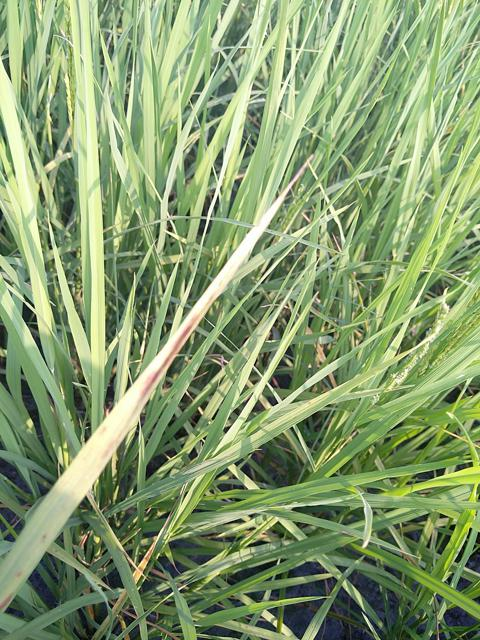
#> input picture Rice-leaf/rice_test_10_images_per_class_100_images/bacterial_leaf_blight/101394.jpg, 480 x 640 px
$ python -i rice_quality_gate.py   (imports and definitions only)
#> lines starting #> are read from the running program, lines starting #| are printed output that depends on the picture; after the words box and inside, x2 and y2 are one past the last pixel; in counts of white or black regions, pixels touching at a corner belong together
#> further down, picture is the input picture: PIL image 480x640 RGB; mean R, G, B 134.1, 156.1, 110.8
"""Fail-closed OOD gate for LiSA. Calibrated parameters are trained separately.

An obvious-graphic rule rejects some synthetic non-plant pictures (e.g. red
logos on white backgrounds). It is NOT a general leaf detector. Without a
validated binary gate the status stays 'unverified', never 'accept'.
"""
from __future__ import annotations

from dataclasses import dataclass
import json
from pathlib import Path

import numpy as np
from PIL import Image, ImageOps

ROOT = Path(__file__).resolve().parents[1]
GATE_PATH = ROOT / "models" / "rice_gate.json"


@dataclass(frozen=True)
class GateDecision:
    status: str  # accept | reject | unverified
    reason: str
    score: float | None = None


def rice_gate_features(image: Image.Image) -> np.ndarray:
    """Deterministic, low-cost color/texture features for optional calibrated gate."""
    rgb = ImageOps.exif_transpose(image).convert("RGB").resize((128, 128), Image.Resampling.BILINEAR)
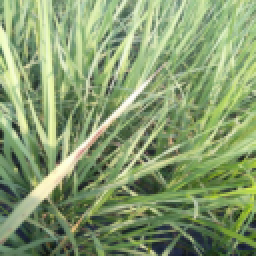
#> rgb: PIL image 128x128 RGB (shown 2 times larger); mean R, G, B 134.1, 156.1, 110.8
    a = np.asarray(rgb, dtype=np.float32) / 255.0
    flat = a.reshape(-1, 3)
    h = np.asarray(rgb.convert("HSV"), dtype=np.float32) / 255.0
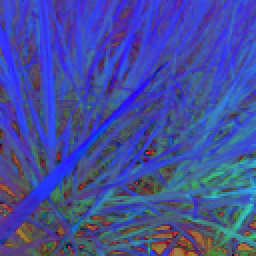
#> h: shape (128, 128, 3) float32 (shown 2 times larger); mean R, G, B 0.261, 0.302, 0.614
    r, g, b = a[..., 0], a[..., 1], a[..., 2]
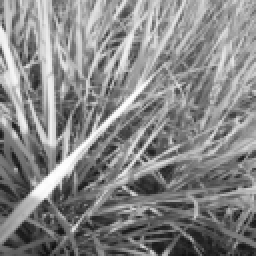
#> r: shape (128, 128) float32 (shown 2 times larger); min 0.0588, max 0.996, mean 0.526
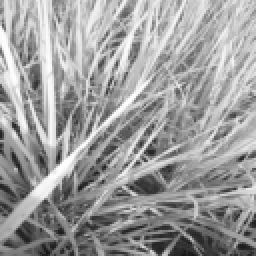
#> g: shape (128, 128) float32 (shown 2 times larger); min 0.0902, max 1, mean 0.612
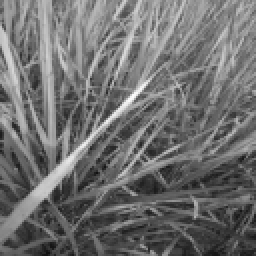
#> b: shape (128, 128) float32 (shown 2 times larger); min 0.0627, max 0.984, mean 0.435
    white = np.all(a > .90, axis=2)
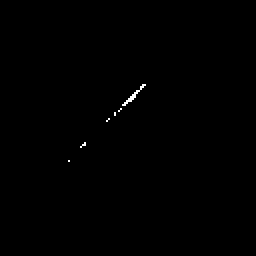
#> white: shape (128, 128) bool (shown 2 times larger); 0.21% white in thin lines or dots, all inside (x1, y1, x2, y2) = (34, 42, 73, 81)
    red = (r > 1.35 * g) & (r > 1.35 * b) & (r > .24)
#> red: shape (128, 128) bool; 0.01% white in thin lines or dots, all inside (x1, y1, x2, y2) = (49, 66, 50, 67)
    green = (g > 1.12 * r) & (g > 1.08 * b) & (g > .19)
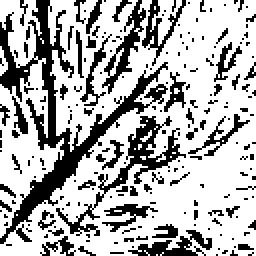
#> green: shape (128, 128) bool (shown 2 times larger); 69.3% white; 205 black regions (181 under 20 px), largest, box (x1, y1, x2, y2) and area: (0, 0, 84, 122) 1793, (28, 58, 93, 118) 592, (51, 0, 73, 47) 271
    grad = np.abs(np.diff(a.mean(axis=2), axis=0)).mean()
#> grad = 0.067
    grad2 = np.abs(np.diff(a.mean(axis=2), axis=1)).mean()
#> grad2 = 0.0793
    features = list(flat.mean(axis=0)) + list(flat.std(axis=0))
#> features = [0.526, 0.612, 0.435, 0.197, 0.194, 0.16]
    features += list(np.percentile(flat, [10, 50, 90], axis=0).ravel())
#> features = [0.526, 0.612, 0.435, 0.197, 0.194, 0.16, 0.263, 0.341, 0.227, 0.525, 0.627, 0.427, 0.788, 0.859, 0.647]
    features += [white.mean(), red.mean(), green.mean(), (a.mean(axis=2) < .11).mean(),
                 float(grad), float(grad2), float(h[..., 1].mean()),
                 float(h[..., 1].std())]
#> features = [0.526, 0.612, 0.435, 0.197, 0.194, 0.16, 0.263, 0.341, 0.227, 0.525, 0.627, 0.427, 0.788, 0.859, 0.647, 0.00214, 6.1e-05, 0.693, 0.000854, 0.067, 0.0793, 0.302, 0.099]
    for c in range(3):
        features.extend(np.histogram(flat[:, c], bins=8, range=(0., 1.), density=False)[0] / flat.shape[0])
#> after the loop, features = 47 values, max 0.859 at index 13, min 6.1e-05 at index 16, mean 0.236
    return np.asarray(features, dtype=np.float64)


def check_rice_image(image: Image.Image, gate_path: Path = GATE_PATH) -> GateDecision:
    f = rice_gate_features(image)
    # Obvious logo/graphic heuristic: reject, not an ID/OOD acceptance rule.
    white_fraction, red_fraction, green_fraction = f[15:18]
    if white_fraction > 0.58 and red_fraction > 0.012 and green_fraction < 0.03:
        return GateDecision("reject", "Hình có đặc trưng đồ họa/logo trên nền trắng.")
    if not gate_path.is_file():
        return GateDecision("unverified", "Chưa có rice_gate.json được hiệu chỉnh.")
    try:
        data = json.loads(gate_path.read_text(encoding="utf-8"))
        if data.get("schema_version") != 1 or data.get("feature_version") != 1:
            raise ValueError("Unsupported gate schema")
        center = np.asarray(data["mean"], dtype=np.float64)
        std = np.asarray(data["std"], dtype=np.float64)
        coef = np.asarray(data["coef"], dtype=np.float64)
        if f.shape != center.shape or f.shape != std.shape or f.shape != coef.shape:
            raise ValueError("Feature size mismatch")
        if np.any(std <= 0) or not np.all(np.isfinite(coef)):
            raise ValueError("Invalid gate calibration")
        z = np.clip(float(np.dot((f - center) / std, coef) + data["intercept"]), -60, 60)
        score = float(1.0 / (1.0 + np.exp(-z)))
        threshold = float(data["threshold"])
        if not (0.0 < threshold < 1.0):
            raise ValueError("Invalid threshold")
        if score < threshold:
            return GateDecision("reject", "Bộ kiểm tra nhận thấy ảnh không đủ giống ảnh lá lúa.", score)
        return GateDecision("accept", "Ảnh vượt qua bộ lọc lá lúa đã hiệu chỉnh.", score)
    except (OSError, ValueError, TypeError, KeyError, json.JSONDecodeError):
        return GateDecision("unverified", "Bộ lọc ảnh chưa khả dụng hoặc có cấu hình không hợp lệ.")

>>> from PIL import Image
>>> picture = Image.open('../Rice-leaf/rice_test_10_images_per_class_100_images/bacterial_leaf_blight/101394.jpg')
>>> result = rice_gate_features(picture)
#> result has the same summary as features in rice_gate_features

$ run again, on Rice-leaf/rice_test_10_images_per_class_100_images/bacterial_leaf_blight/101428.jpg
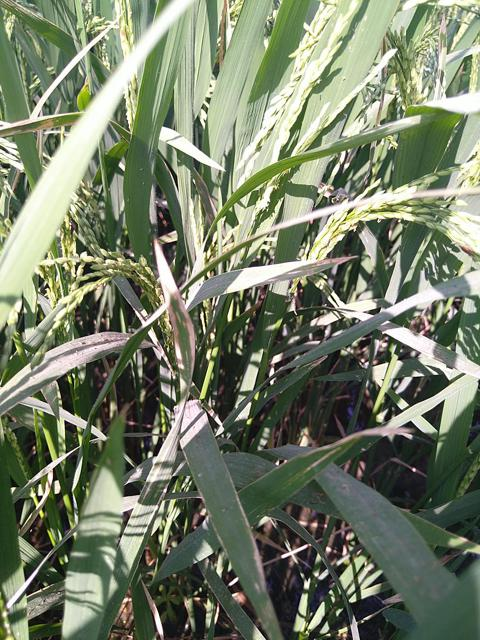
#> input picture Rice-leaf/rice_test_10_images_per_class_100_images/bacterial_leaf_blight/101428.jpg, 480 x 640 px
#> picture is the input picture: PIL image 480x640 RGB; mean R, G, B 118.7, 127.6, 105.3
#> in rice_gate_features, `white = np.all(a > .90, axis=2)`:
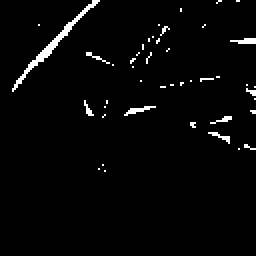
#> white: shape (128, 128) bool (shown 2 times larger); 2.5% white in thin lines or dots, all inside (x1, y1, x2, y2) = (6, 0, 128, 86)
#> red: shape (128, 128) bool; 0.11% white in thin lines or dots, all inside (x1, y1, x2, y2) = (9, 43, 93, 123)
#> in rice_gate_features, `green = (g > 1.12 * r) & (g > 1.08 * b) & (g > .19)`:
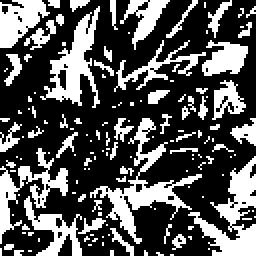
#> green: shape (128, 128) bool (shown 2 times larger); 33.3% white; 144 white regions (114 under 20 px), largest, box (x1, y1, x2, y2) and area: (45, 59, 101, 122) 705, (94, 78, 128, 128) 660, (20, 3, 50, 54) 564
#> grad = 0.085
#> grad2 = 0.0862
#> in rice_gate_features, `features = list(flat.mean(axis=0)) + list(flat.std(axis=0))`: features = [0.465, 0.5, 0.413, 0.251, 0.243, 0.231]
#> in rice_gate_features, `features += list(np.percentile(flat, [10, 50, 90], axis=0).ravel())`: features = [0.465, 0.5, 0.413, 0.251, 0.243, 0.231, 0.157, 0.192, 0.137, 0.408, 0.459, 0.361, 0.839, 0.858, 0.757]
#> in rice_gate_features, `features += [white.mean(), red.mean(), green.mean(), (a.mean(axis=2) <..`: features = [0.465, 0.5, 0.413, 0.251, 0.243, 0.231, 0.157, 0.192, 0.137, 0.408, 0.459, 0.361, 0.839, 0.858, 0.757, 0.0251, 0.0011, 0.333, 0.0242, 0.085, 0.0862, 0.215, 0.129]
#> after the loop in rice_gate_features, `for c in range(3):`: features = 47 values, max 0.858 at index 13, min 0.0011 at index 16, mean 0.216
#> result has the same summary as features in rice_gate_features

$ run again, on Rice-leaf/rice_test_10_images_per_class_100_images/bacterial_leaf_blight/102128.jpg
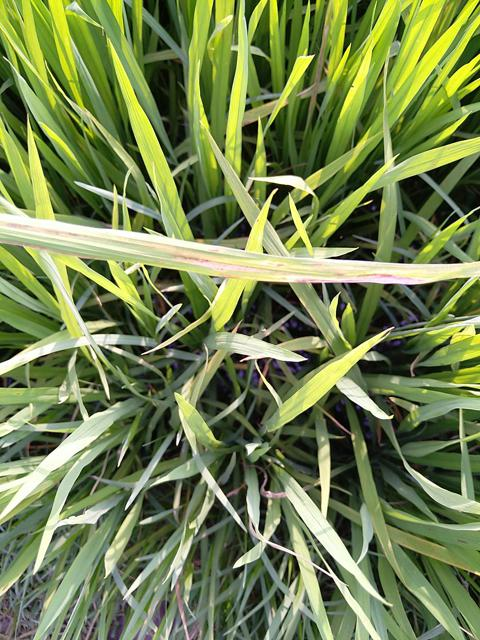
#> input picture Rice-leaf/rice_test_10_images_per_class_100_images/bacterial_leaf_blight/102128.jpg, 480 x 640 px
#> picture is the input picture: PIL image 480x640 RGB; mean R, G, B 115.7, 131.3, 79.9
#> in rice_gate_features, `white = np.all(a > .90, axis=2)`:
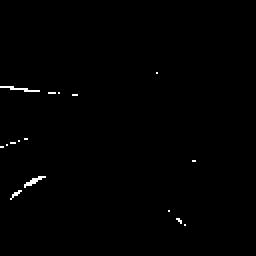
#> white: shape (128, 128) bool (shown 2 times larger); 0.51% white in thin lines or dots, all inside (x1, y1, x2, y2) = (0, 36, 98, 113)
#> red: shape (128, 128) bool; 0.04% white in thin lines or dots, all inside (x1, y1, x2, y2) = (43, 60, 91, 113)
#> in rice_gate_features, `green = (g > 1.12 * r) & (g > 1.08 * b) & (g > .19)`:
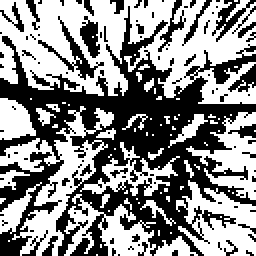
#> green: shape (128, 128) bool (shown 2 times larger); 53.9% white; 102 black regions (86 under 20 px), largest, box (x1, y1, x2, y2) and area: (0, 3, 128, 128) 6186, (19, 8, 52, 40) 185, (106, 0, 128, 21) 136
#> grad = 0.0937
#> grad2 = 0.0848
#> in rice_gate_features, `features = list(flat.mean(axis=0)) + list(flat.std(axis=0))`: features = [0.454, 0.515, 0.313, 0.243, 0.241, 0.201]
#> in rice_gate_features, `features += list(np.percentile(flat, [10, 50, 90], axis=0).ravel())`: features = [0.454, 0.515, 0.313, 0.243, 0.241, 0.201, 0.145, 0.192, 0.0902, 0.42, 0.502, 0.275, 0.82, 0.867, 0.616]
#> in rice_gate_features, `features += [white.mean(), red.mean(), green.mean(), (a.mean(axis=2) <..`: features = [0.454, 0.515, 0.313, 0.243, 0.241, 0.201, 0.145, 0.192, 0.0902, 0.42, 0.502, 0.275, 0.82, 0.867, 0.616, 0.00513, 0.000366, 0.539, 0.0565, 0.0937, 0.0848, 0.404, 0.207]
#> after the loop in rice_gate_features, `for c in range(3):`: features = 47 values, max 0.867 at index 13, min 0.000366 at index 16, mean 0.219
#> result has the same summary as features in rice_gate_features

$ run again, on Rice-leaf/rice_test_10_images_per_class_100_images/bacterial_leaf_blight/104092.jpg
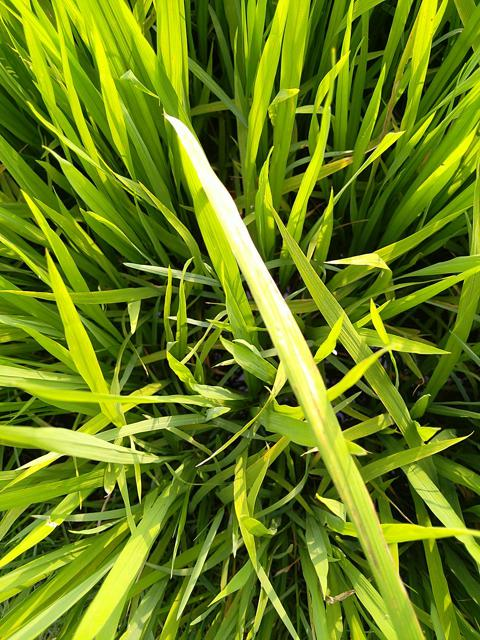
#> input picture Rice-leaf/rice_test_10_images_per_class_100_images/bacterial_leaf_blight/104092.jpg, 480 x 640 px
#> picture is the input picture: PIL image 480x640 RGB; mean R, G, B 106.4, 130.2, 26.1
#> white: shape (128, 128) bool; 0.41% white in thin lines or dots, all inside (x1, y1, x2, y2) = (46, 24, 77, 63)
#> red: shape (128, 128) bool; every value is 0
#> in rice_gate_features, `green = (g > 1.12 * r) & (g > 1.08 * b) & (g > .19)`:
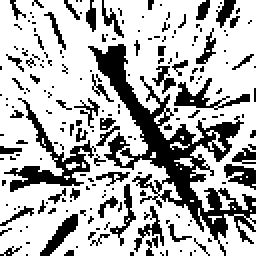
#> green: shape (128, 128) bool (shown 2 times larger); 70.3% white; 198 black regions (165 under 20 px), largest, box (x1, y1, x2, y2) and area: (44, 22, 128, 128) 2061, (2, 49, 48, 96) 487, (87, 39, 125, 55) 196
#> grad = 0.0728
#> grad2 = 0.0702
#> in rice_gate_features, `features = list(flat.mean(axis=0)) + list(flat.std(axis=0))`: features = [0.417, 0.51, 0.102, 0.248, 0.25, 0.131]
#> in rice_gate_features, `features += list(np.percentile(flat, [10, 50, 90], axis=0).ravel())`: features = [0.417, 0.51, 0.102, 0.248, 0.25, 0.131, 0.11, 0.176, 0.0196, 0.38, 0.498, 0.0549, 0.784, 0.867, 0.247]
#> in rice_gate_features, `features += [white.mean(), red.mean(), green.mean(), (a.mean(axis=2) <..`: features = [0.417, 0.51, 0.102, 0.248, 0.25, 0.131, 0.11, 0.176, 0.0196, 0.38, 0.498, 0.0549, 0.784, 0.867, 0.247, 0.00409, 0, 0.703, 0.106, 0.0728, 0.0702, 0.804, 0.159]
#> after the loop in rice_gate_features, `for c in range(3):`: features = 47 values, max 0.867 at index 13, min 0 at index 16, mean 0.207
#> result has the same summary as features in rice_gate_features
